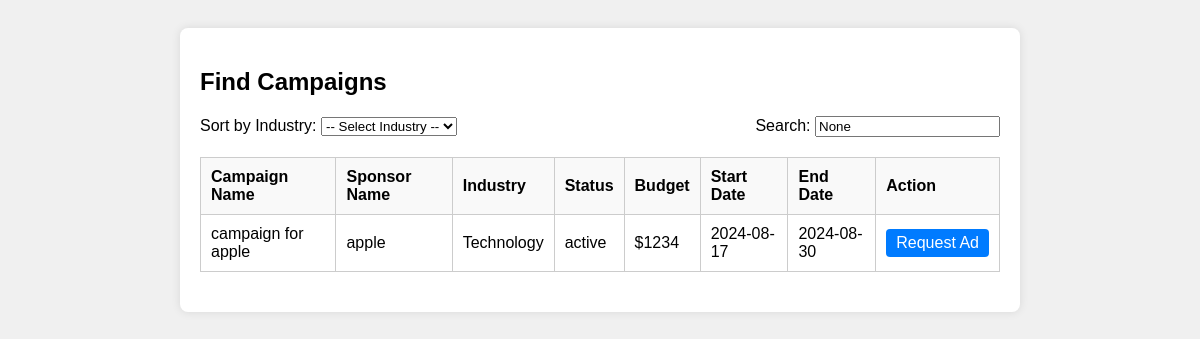
Page /inf_find on the earlier database version.
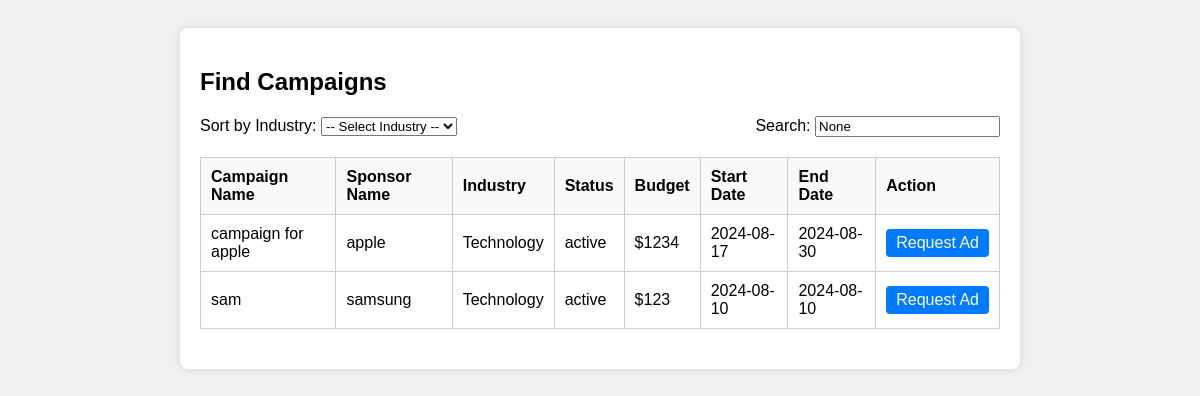
Same page on the later database version.
### applications/models.py (models this page shows)
class campaign(db.Model):
    id = db.Column(db.Integer, primary_key=True)
    name = db.Column(db.String(100), nullable=False)
    status = db.Column(db.String(50), nullable=False,default="active")
    category = db.Column(db.String(50), nullable=False)
    budget = db.Column(db.Integer, nullable=False)
    sponsor_id = db.Column(db.Integer, db.ForeignKey('sponsor.id'), nullable=False)
    start_date = db.Column(db.Date, nullable=False)
    end_date = db.Column(db.Date, nullable=True)
    ad_requests = db.relationship('adrequest', backref='campaign', lazy=True)

class sponsor(db.Model):
    id = db.Column(db.Integer, primary_key=True)
    name = db.Column(db.String(100), nullable=True)
    username = db.Column(db.String(20), unique=True, nullable=False)
    password = db.Column(db.String(100), nullable=False)
    email = db.Column(db.String(100), unique=True, nullable=False)
    industry = db.Column(db.String(100))
    campaigns = db.relationship('campaign', backref='sponsor', lazy=True)

### applications/routes.py (the view)
@app.route('/inf_find', methods=['GET'])
def inf_find():
    selected_industry = request.args.get('industry', None)
    search_query = request.args.get('search', None)
    query = campaign.query.join(sponsor)
    if selected_industry:
        query = query.filter(sponsor.industry == selected_industry)
    if search_query:
        search_filter = (campaign.name.ilike(f'%{search_query}%') |
                         sponsor.username.ilike(f'%{search_query}%'))
        query = query.filter(search_filter)
    campaigns = query.order_by(
        db.case(
            (sponsor.industry == selected_industry, 0),  # Selected industry at the top
            (sponsor.industry != selected_industry, 1),  # Others follow
            else_=2
        )
    ).all()
    return render_template('inf_find.html', campaigns=campaigns, selected_industry=selected_industry, search_query=search_query)

### templates/inf_find.html (shortened to what this page needs)
<!DOCTYPE html>
<html lang="en">
<head>
</head>
<body>
    <div class="container">
        <h2>Find Campaigns</h2>
        <form method="GET" action="{{ url_for('inf_find') }}">
            <div class="form-group">
                <div>
                    <label for="industry">Sort by Industry:</label>
                    <select name="industry" id="industry" onchange="this.form.submit()">
                        <option value="">-- Select Industry --</option>
                    </select>
                </div>
                <div class="search-box">
                    <label for="search">Search:</label>
                    <input type="text" name="search" id="search" value="{{ search_query }}" placeholder="Search campaigns..." onkeypress="if(event.keyCode==13){this.form.submit();}">
                </div>
            </div>
        </form>
        <table>
            <thead>
                <tr>
                    <th>Campaign Name</th>
                    <th>Sponsor Name</th>
                    <th>Industry</th>
                    <th>Status</th>
                    <th>Budget</th>
                    <th>Start Date</th>
                    <th>End Date</th>
                    <th>Action</th>
                </tr>
            </thead>
            <tbody>
                {% for campaign in campaigns %}
                    <tr>
                        <td>{{ campaign.name }}</td>
                        <td>{{ campaign.sponsor.username }}</td>
                        <td>{{ campaign.sponsor.industry }}</td>
                        <td>{{ campaign.status }}</td>
                        <td>${{ campaign.budget }}</td>
                        <td>{{ campaign.start_date }}</td>
                        <td>{{ campaign.end_date if campaign.end_date else 'N/A' }}</td>
                        <td>
                            <a href="{{ url_for('inf_request_ad', campaign_id=campaign.id) }}" class="button">Request Ad</a>
                        </td>
                    </tr>
                {% endfor %}
            </tbody>
        </table>
    </div>
</body>
</html>

### templates/inf_find.html (style rules this page uses)
body { font-family: Arial, sans-serif; background-color: #f0f0f0; padding: 20px; }
.container { background-color: #fff; padding: 20px; border-radius: 8px; box-shadow: 0 0 10px rgba(0, 0, 0, 0.1); max-width: 800px; margin: auto; }
table { width: 100%; border-collapse: collapse; margin-bottom: 20px; }
table, th, td { border: 1px solid #ccc; }
th, td { padding: 10px; text-align: left; }
th { background-color: #f9f9f9; }
.form-group { margin-bottom: 20px; display: flex; justify-content: space-between; align-items: center; }
.button { display: inline-block; padding: 5px 10px; background-color: #007bff; color: #fff; border: none; border-radius: 4px; cursor: pointer; text-align: center; text-decoration: none; white-space: nowrap; }
.search-box { margin-left: 20px; }

Differences in the rows shown:
added campaign: name "sam", sponsor.username "samsung", sponsor.industry "Technology", status "active", budget "123", start_date "2024-08-10", end_date "2024-08-10"
